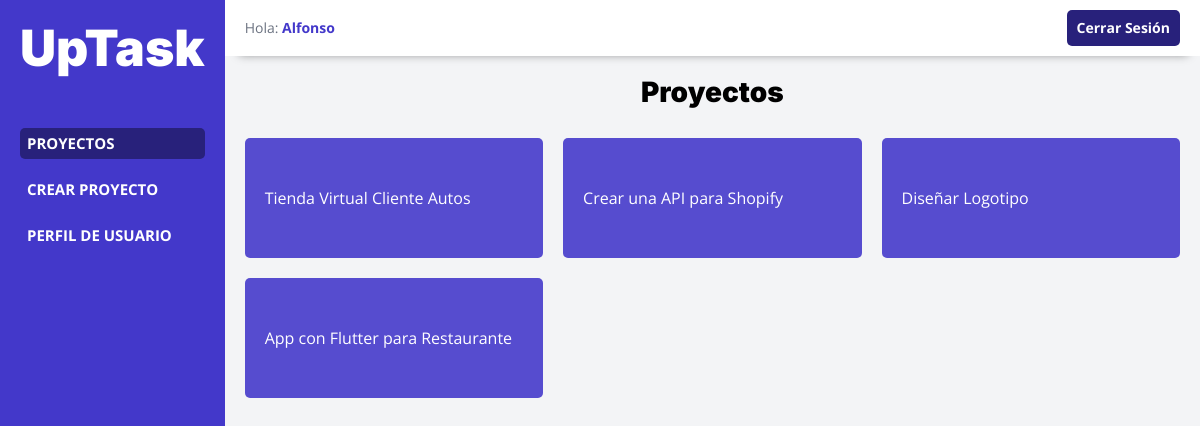
Page /dashboard (signed in) on the committed database.
### tables this page shows
CREATE TABLE `proyectos` (
  `id` int NOT NULL AUTO_INCREMENT,
  `proyecto` varchar(60) DEFAULT NULL,
  `url` varchar(32) DEFAULT NULL,
  `propietarioId` int DEFAULT NULL,
  PRIMARY KEY (`id`),
  KEY `id_idx` (`propietarioId`),
  CONSTRAINT `id` FOREIGN KEY (`propietarioId`) REFERENCES `usuarios` (`id`) ON DELETE SET NULL ON UPDATE SET NULL
);

### controllers/DashboardController.php (called while the page is built, shortened)
<?php
class DashboardController{
    public static function index(Router $router){
        $id = $_SESSION['id'];
        $proyectos = Proyecto::belongsTo('propietarioId', $id);
        $router->render('dashboard/index', [
            'titulo' => 'Proyectos',
            'proyectos' => $proyectos
        ]);
    }
}

### public/index.php (called while the page is built, shortened)
<?php
$router = new Router();
$router->get('/',[LoginController::class,'login']);
$router->post('/',[LoginController::class,'login']);
$router->get('/logout',[LoginController::class,'logout']);
$router->get('/crear',[LoginController::class,'crear']);
$router->post('/crear',[LoginController::class,'crear']);
$router->get('/olvide',[LoginController::class,'olvide']);
$router->post('/olvide',[LoginController::class,'olvide']);
$router->get('/reestablecer',[LoginController::class,'reestablecer']);
$router->post('/reestablecer',[LoginController::class,'reestablecer']);
$router->get('/mensaje',[LoginController::class,'mensaje']);
$router->get('/confirmar',[LoginController::class,'confirmar']);
$router->get('/dashboard', [DashboardController::class, 'index']);
$router->get('/crear-proyecto', [DashboardController::class, 'crear_proyecto']);
$router->post('/crear-proyecto', [DashboardController::class, 'crear_proyecto']);
$router->get('/proyecto', [DashboardController::class, 'proyecto']);
$router->get('/perfil', [DashboardController::class, 'perfil']);
$router->post('/perfil', [DashboardController::class, 'perfil']);
$router->get('/cambiar-password', [DashboardController::class, 'cambiar_password']);
$router->post('/cambiar-password', [DashboardController::class, 'cambiar_password']);
$router->get('/api/tareas', [TareaController::class, 'index']);
$router->post('/api/tarea', [TareaController::class, 'crear']);
$router->post('/api/tarea/actualizar', [TareaController::class, 'actualizar']);
$router->post('/api/tarea/eliminar', [TareaController::class, 'eliminar']);
$router->comprobarRutas();

### models/ActiveRecord.php (called while the page is built, shortened)
<?php
class ActiveRecord
{
    protected static $db;
    protected static $tabla = '';
    public static function setDB($database)
    {
        self::$db = $database;
    }
    public static function belongsTo($columna, $valor)
    {
        $query = "SELECT * FROM " . static::$tabla . " WHERE ${columna} = '${valor}'";
        $resultado = self::consultarSQL($query);
        return $resultado;
    }
    public static function consultarSQL($query)
    {
        $resultado = self::$db->query($query);
        $array = [];
        while ($registro = $resultado->fetch_assoc()) {
            $array[] = static::crearObjeto($registro);
        }
        return $array;
    }
    protected static function crearObjeto($registro)
    {
        $objeto = new static;
        foreach ($registro as $key => $value) {
            if (property_exists($objeto, $key)) {
                $objeto->$key = $value;
            }
        }
        return $objeto;
    }
}

### views/dashboard/index.php (the view)
<?php include_once __DIR__ . '/header-dashboard.php' ?>
    <?php if(count($proyectos) === 0 ){ ?>
        <p class="no-proyectos">No hay proyectos Aún
            <a href="/crear-proyecto">Comienza creando uno.</a>
        </p>
    <?php } else { ?>
        <ul class="listado-proyectos">
            <?php foreach($proyectos as $proyecto){ ?>
                <li class="proyecto">
                    <a href="/proyecto?url=<?php echo $proyecto->url; ?>">
                        <?php echo $proyecto->proyecto; ?>
                    </a>
                </li>
            <?php } ?>
        </ul>
    <?php } ?>
<?php include_once __DIR__ . '/footer-dashboard.php' ?>

### views/dashboard/header-dashboard.php
<div class="dashboard">
    <?php include_once __DIR__ . '/../templates/sidebar.php' ?>
    <div class="principal">
        <?php include_once __DIR__ . '/../templates/barra.php'; ?>
        <div class="contenido">
            <h2 class="nombre-pagina"><?php echo $titulo; ?></h2>

### views/templates/sidebar.php (shortened to what this page needs)
<aside class="sidebar">
    <div class="contenedor-sidebar">
        <h2>UpTask</h2>
    </div>
    <nav class="sidebar-nav">
        <a class="<?php echo ($titulo === 'Proyectos') ? 'activo' : '' ?>" href="/dashboard">Proyectos</a>
        <a class="<?php echo ($titulo === 'Crear Proyecto') ? 'activo' : '' ?>" href="/crear-proyecto">Crear Proyecto</a>
        <a class="<?php echo ($titulo === 'Perfil') ? 'activo' : '' ?>" href="/perfil">Perfil de Usuario</a>
    </nav>
</aside>

### views/templates/barra.php (shortened to what this page needs)
<div class="barra">
    <p>Hola: <span><?php echo $_SESSION['nombre']; ?></span></p>
    <a href="/logout" class="cerrar-sesion">Cerrar Sesión</a>
</div>

### views/dashboard/footer-dashboard.php (shortened to what this page needs)
</div>
</div>
</div>

### Router.php (shortened to what this page needs)
<?php
class Router
{
    public array $getRoutes = [];
    public array $postRoutes = [];
    public function get($url, $fn)
    {
        $this->getRoutes[$url] = $fn;
    }
    public function post($url, $fn)
    {
        $this->postRoutes[$url] = $fn;
    }
    public function comprobarRutas()
    {
        $currentUrl = $_SERVER['PATH_INFO'] ?? '/';
        $method = $_SERVER['REQUEST_METHOD'];
        if ($method === 'GET') {
            $fn = $this->getRoutes[$currentUrl] ?? null;
        } else {
            $fn = $this->postRoutes[$currentUrl] ?? null;
        }
        if ( $fn ) {
            call_user_func($fn, $this);
        } else {
            echo "Página No Encontrada o Ruta no válida";
        }
    }
    public function render($view, $datos = [])
    {
        include_once __DIR__ . "/views/$view.php";
        $contenido = ob_get_clean();
        include_once __DIR__ . '/views/layout.php';
    }
}

### views/layout.php (shortened to what this page needs)
<!DOCTYPE html>
<html lang="en">
<head>
    <link rel="stylesheet" href="build/css/app.css">
</head>
<body>
<div class="dashboard">
    <?php echo $contenido; ?>
</body>
</html>

### public/build/css/app.css (style rules this page uses)
html { line-height:1.15;-webkit-text-size-adjust:100% }
body { margin:0 }
a { background-color:transparent }
*,:after,:before { box-sizing:inherit }
html { font-size:62.5%;box-sizing:border-box;height:100% }
body { font-family:Open Sans,sans-serif;font-size:1.6rem;min-height:100% }
a { text-decoration:none }
h1,h2,h3 { font-family:Inter,sans-serif;margin:0 0 2.5rem;font-weight:900 }
h2 { font-size:5rem }
p { font-size:2rem;color:#6b7280;line-height:1.8 }
.dashboard { background-color:#f3f4f6;width:100% }
@media (min-width:768px) { .dashboard { display:flex;height:100vh } }
.dashboard .principal { flex:1;overflow:scroll }
.dashboard .contenido { padding:2rem }
.dashboard .contenido .nombre-pagina { font-size:2.8rem;text-align:center }
.sidebar { opacity:0;background-color:#4338ca;height:0;overflow:hidden;transition-property:opacity;transition-duration:.5s }
@media (min-width:768px) { .sidebar { height:100%;opacity:1;padding:2rem;background-color:#4338ca } }
.sidebar .contenedor-sidebar { display:flex;justify-content:space-between;align-items:center }
.sidebar .contenedor-sidebar h2 { color:#fff;margin:0;text-align:center }
.sidebar .sidebar-nav { margin-top:5rem }
.sidebar .sidebar-nav a { color:#fff;display:block;margin-bottom:2rem;padding:.7rem;transition-property:background-color;transition-duration:.3s;text-transform:uppercase;font-weight:700;font-size:2.4rem;text-align:center }
.sidebar .sidebar-nav a.activo,.sidebar .sidebar-nav a:hover { background-color:#28217b;border-radius:5px }
@media (min-width:768px) { .sidebar .sidebar-nav a { font-size:1.5rem;margin-bottom:1.5rem;text-align:left } }
.barra { display:none }
@media (min-width:768px) { .barra { background-color:#fff;padding:1rem 2rem;box-shadow:1px 12px 9px -13px rgba(0,0,0,.4);display:flex;justify-content:space-between;align-items:center } }
.barra p { margin:0;font-size:1.4rem }
.barra p span { font-weight:700;color:#4338ca }
.barra .cerrar-sesion { background-color:#28217b;color:#fff;font-size:1.6rem;display:inline-block;font-weight:700;border:none;transition-property:background-color;transition-duration:.3s;text-align:center;display:block;width:100%;font-size:1.4rem;padding:1rem;border-radius:.5rem }
@media (min-width:768px) { .barra .cerrar-sesion { width:auto } }
.listado-proyectos { list-style:none;padding:0;margin-top:3rem;display:grid;gap:2rem;grid-template-columns:repeat(1,1fr) }
@media (min-width:768px) { .listado-proyectos { display:grid;gap:2rem;grid-template-columns:repeat(2,1fr) } }
@media (min-width:1024px) { .listado-proyectos { display:grid;gap:2rem;grid-template-columns:repeat(3,1fr) } }
.listado-proyectos .proyecto { background-color:#564ccf;min-height:12rem;display:flex;align-items:center;padding:2rem;line-height:2;border-radius:.5rem }
.listado-proyectos .proyecto a { color:#fff }

### rows in the picture
proyectos: proyecto "Tienda Virtual Cliente Autos"
proyectos: proyecto "Crear una API para Shopify"
proyectos: proyecto "Diseñar Logotipo"
proyectos: proyecto "App con Flutter para Restaurante"

### other values in the picture
$_SESSION['nombre'] "Alfonso"
$titulo "Proyectos"
